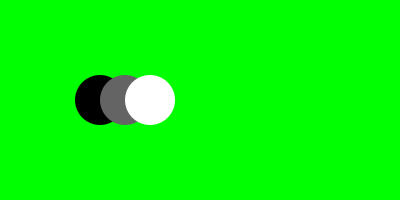
Frame 1 (no input)
Frame 60 (the mouse pressed at the canvas centre just before this capture): identical to frame 1, image omitted
Frame 120 (the mouse held since frame 60 and released just before this capture): identical to frame 1, image omitted

The Processing sketch that drew this single still picture (run headless with seeded random() and noise(); from frame 60 on, the mouse is pressed at the canvas centre):

// Processing sketch: order
// ── order.pde
/*
  Showcasing how the order in which you do things matters!
*/

float x;

void setup() {
  size(400,200); 
  ellipseMode(CENTER);
  noStroke();
  smooth();
}

void draw() {
  background(0, 255, 0);
  
  x = 0;
  fill(x);
  ellipse(100,100,50,50);

  x = 100;
  fill(x);
  ellipse(125,100,50,50);  

  x = 255;
  fill(x);
  ellipse(150,100,50,50);

}
